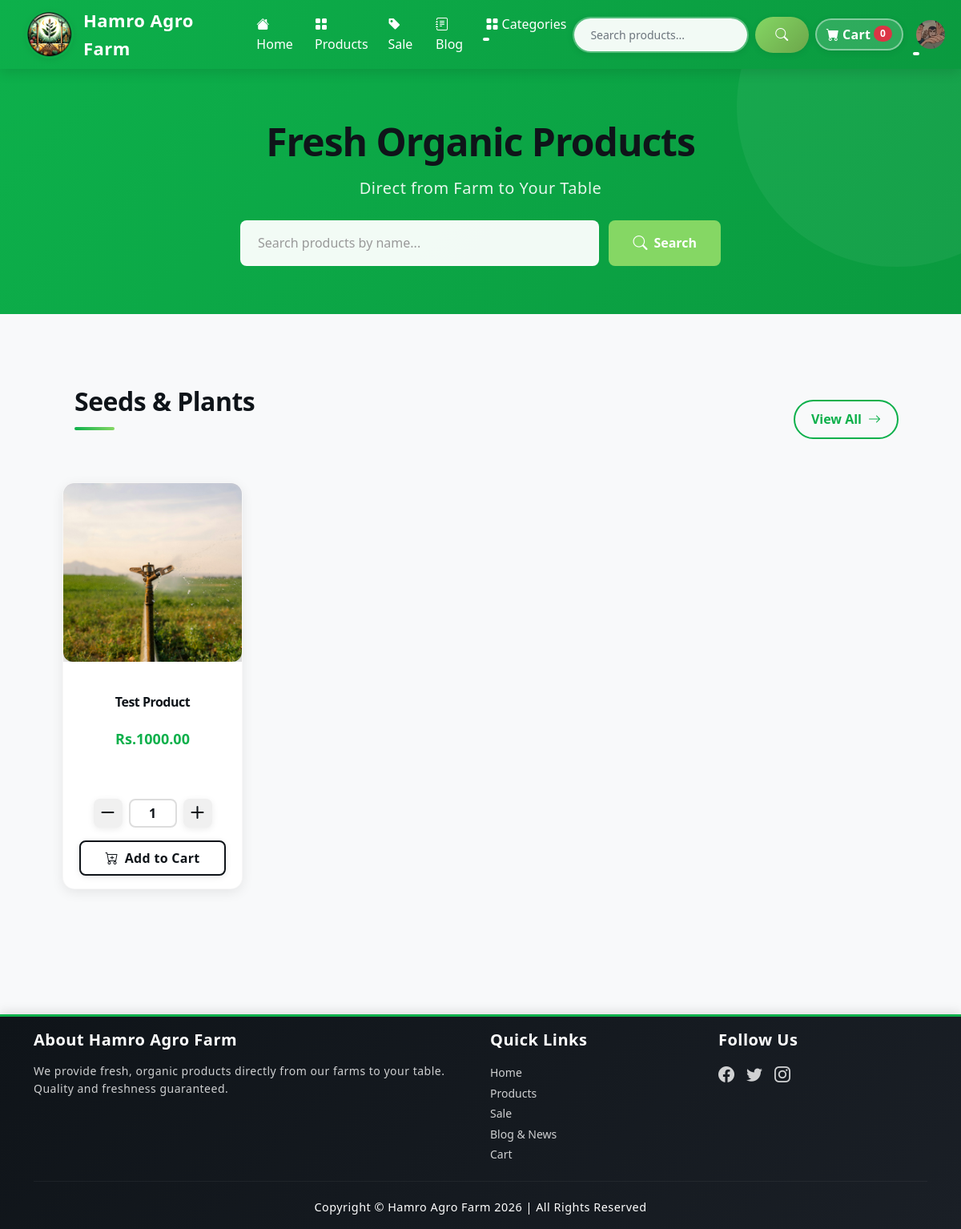
The page /products/ (signed in) on the database its author committed.
### user/models.py (models this page shows, shortened)
class Profile(models.Model):
    user=models.OneToOneField(User,on_delete=models.CASCADE)
    phone= models.CharField(max_length=15,blank=True)
    address= models.CharField(max_length=200, blank=True)
    profile_picture = models.ImageField(upload_to='profile_pictures/', blank=True, null=True)
    date_modified= models.DateTimeField(User,auto_now=True)
    old_cart= models.CharField(max_length=200,null=True, blank=True)

### product/models.py (models this page shows, shortened)
class Category(models.Model):
    name= models.CharField(max_length=50,unique=True)
    class Meta:
        verbose_name_plural = 'Categories'

class Product(models.Model):
    name= models.CharField(max_length=100,unique=True)
    price= models.DecimalField(default=0, decimal_places=2, max_digits=10)
    category= models.ForeignKey(Category,on_delete=models.CASCADE, default=1)
    description= models.CharField(max_length=250, default="", blank=True, null=True)
    image= models.ImageField(upload_to='product/')
    is_sale= models.BooleanField(default=False)
    sale_price= models.DecimalField(default=0, decimal_places=2, max_digits=10)
    out_of_stock= models.BooleanField(default=False)
    on_stock = models.PositiveIntegerField(default=0, help_text='Available quantity in stock')

### product/views.py (the view)
# urls.py: path("products/",views.product_catalog,name="product_catalog"),
def product_catalog(request):
    categories = (
        Category.objects
        .filter(product__isnull=False)
        .distinct()
        .order_by('name')
    )
    paginator = Paginator(categories, 3)
    page_number = request.GET.get('page')
    page_obj = paginator.get_page(page_number)
    catwise = {}
    for category in page_obj:
        products = (
            Product.objects
            .filter(category=category)
            .order_by('out_of_stock')[:4]  # limit to 4 products
        )
        catwise[category] = products
    context = {
        'catwise': catwise,
        'page_obj': page_obj,
    }
    return render(request, 'product.html', context)

### blog/context_processors.py (called while the page is built)
def blog_context(request):
    return {
        'blog_categories': Category.objects.all(),
        'featured_blog_posts': BlogPost.objects.filter(
            status='published',
            featured=True
        ).order_by('-published_at')[:3],
    }

### cart/cart.py (called while the page is built)
    def __len__(self):
        return sum(self.cart.values())  # Sum up all quantities

### cart/context_processor.py (called while the page is built)
def cart(request):
    return {'cart': Cart(request)}   #Return the default data from our cart

### product/context_processor.py (called while the page is built)
def categories_processor(request):
    categories = Category.objects.all().order_by('name')
    return {'categories': categories}

### product/templates/product.html (shortened to what this page needs)
{% extends 'base.html' %}
{% load static %}
{% block content %}
<section class="hero-section">
  <div class="hero-content">
    <h1 class="hero-title">Fresh Organic Products</h1>
    <p class="hero-subtitle">Direct from Farm to Your Table</p>
    <form class="hero-search-form mt-4" method="GET" action="{% url 'search' %}">
      <div class="hero-search-container">
        <input
          type="text"
          class="hero-search-input"
          placeholder="Search products by name..."
          name="query"
          required
        >
        <button type="submit" class="hero-search-btn">
          <i class="bi bi-search"></i>
          <span>Search</span>
        </button>
      </div>
    </form>
  </div>
</section>
<section class="py-5">
  <div class="container px-4 px-lg-5">
    {% for category, products in catwise.items %}
      {% if products %}
        <div class="category-section">
          <div class="category-header">
            <div class="category-title-container">
              <h2>{{ category.name }}</h2>
            </div>
            <a href="{% url 'category' category.name %}" class="view-all-btn">
              View All <i class="bi bi-arrow-right ms-2"></i>
            </a>
          </div>
          <div class="row gx-4 gx-lg-5 row-cols-1 row-cols-md-3 row-cols-xl-4">
            {% for product in products %}
              <div class="col mb-5">
                <div class="product-card">
                  <div class="product-image-wrapper">
                    <div class="image-container">
                      <a href="{% url 'product' product.id %}">
                        <img class="product-image" src="{{ product.image.url }}" alt="{{ product.name }}">
                      </a>
                    </div>
                  </div>
                  <div class="card-body p-4">
                    <div class="text-center">
                      <a href="{% url 'product' product.id %}" class="product-link">
                        <h5 class="product-name fw-bolder">{{ product.name }}</h5>
                      </a>
                      {% if not product.out_of_stock %}
                        {% if product.is_sale %}
                          <div class="product-price">
                            <span class="original-price"><strike>Rs.{{ product.price }}</strike></span>
                            <span class="sale-price">Rs.{{ product.sale_price }}</span>
                          </div>
                        {% else %}
                          <div class="product-price">
                            <span class="current-price">Rs.{{ product.price }}</span>
                          </div>
                        {% endif %}
                      {% endif %}
                    </div>
                  </div>
                  <div class="card-footer p-4 pt-0 border-top-0 bg-transparent">
                    <div class="text-center">
                      {% if not product.out_of_stock %}
                        <div class="quantity-control mb-3">
                          <button type="button" class="btn-qty decrement-btn" id="decrement{{ product.id }}" aria-label="Decrease quantity">
                            <i class="bi bi-dash-lg"></i>
                          </button>
                          <input type="text" class="qty-input text-center" id="qty{{ product.id }}" value="1" readonly>
                          <button type="button" class="btn-qty increment-btn" id="increment{{ product.id }}" aria-label="Increase quantity">
                            <i class="bi bi-plus-lg"></i>
                          </button>
                        </div>
                        <button type="button" data-index="{{ product.id }}" class="btn btn-outline-dark add-to-cart w-100">
                          <i class="bi bi-cart-plus me-2"></i>Add to Cart
                        </button>
                      {% else %}
                        <button type="button" class="btn btn-outline-dark w-100" disabled>
                          <i class="bi bi-exclamation-circle me-2"></i>Out of Stock
                        </button>
                      {% endif %}
                    </div>
                  </div>
                </div>
              </div>
            {% endfor %}
          </div>
        </div>
      {% endif %}
    {% endfor %}
  </div>
</section>
{% endblock %}

### templates/navbar.html (shortened to what this page needs)
{% load static %}
<nav class="navbar sticky-top navbar-expand-lg bg-custom">
  <div class="container-fluid">
    <a class="navbar-logo" href="{% url 'home' %}">
      <img src="{% static 'assets/logo.png' %}" alt="Logo">
      <span>Hamro Agro Farm</span>
    </a>
    <div class="collapse navbar-collapse" id="navbarSupportedContent">
      <ul class="navbar-nav me-auto mb-2 mb-lg-0 ms-lg-4">
        <li class="nav-item">
          <a class="nav-link" id="home" href="{% url 'home' %}">
            <i class="bi bi-house-fill me-1"></i>Home
          </a>
        </li>
        <li class="nav-item">
          <a class="nav-link" id="products" href="{% url 'product_catalog' %}">
            <i class="bi bi-grid-fill me-1"></i>Products
          </a>
        </li>
        <li class="nav-item">
          <a class="nav-link" id="sale" href="{% url 'sale' %}">
            <i class="bi bi-tag-fill me-1"></i>Sale
          </a>
        </li>
        <li class="nav-item">
          <a class="nav-link" id="blog" href="{% url 'blog:blog_list' %}">
            <i class="bi bi-journal-text me-1"></i>Blog
          </a>
        </li>
        <li class="nav-item dropdown">
          <a
            class="nav-link dropdown-toggle"
            id="navbarDropdown"
            href="#"
            role="button"
            data-bs-toggle="dropdown"
            aria-expanded="false"
          >
            <i class="bi bi-grid-fill me-1"></i>Categories
          </a>
        </li>
      </ul>
      <form class="d-flex" method="GET" action="{% url 'search' %}">
        <input
          class="form-control me-2"
          type="search"
          placeholder="Search products..."
          aria-label="Search"
          name="query"
        />
        <button class="btn bg-search me-2" type="submit">
          <i class="bi bi-search"></i>
        </button>
      </form>
      <a href="{% url 'cart_summary' %}" id="cart" class="btn d-flex align-items-center me-2 cart-btn">
        <i class="bi-cart-fill me-1"></i>
        <span class="d-none d-lg-inline">Cart</span>
        <span class="badge bg-danger text-white ms-1 rounded-pill" id="cart_quantity">{{ cart|length }}</span>
      </a>
      <ul class="navbar-nav ms-auto mb-2 mb-lg-0">
        {% if user.is_authenticated %}
        <li class="nav-item dropdown">
          <a
            class="nav-link dropdown-toggle"
            id="userDropdown"
            href="#"
            role="button"
            data-bs-toggle="dropdown"
            aria-expanded="false"
          >
            {% if user.profile.profile_picture %}
              <img src="{{ user.profile.profile_picture.url }}" alt="avatar" class="nav-avatar" style="width:36px;height:36px;object-fit:cover;border-radius:50%;"/>
            {% else %}
              <i class="fa-solid fa-user fa-lg"></i>
            {% endif %}
          </a>
        </li>
        {% endif %}
      </ul>
    </div>
  </div>
</nav>

### templates/base.html (style rules this page uses)
html, body { height: 100%; }
body { display: flex; flex-direction: column; background-color: #f8f9fa; }
button, a, input[type="submit"], input[type="button"] { transition: all 0.3s cubic-bezier(0.4, 0, 0.2, 1); }
a { color: #0db04b; text-decoration: none; }

### product/templates/product.html (style rules this page uses)
.hero-section { background: linear-gradient(135deg, #0db04b 0%, #0a9a3f 100%); color: white; padding: 60px 20px; text-align: center; margin-bottom: 40px; position: relative; overflow: hidden; }
.hero-section::before { content: ''; position: absolute; top: -50%; right: -10%; width: 400px; height: 400px; background: rgba(255, 255, 255, 0.05); border-radius: 50%; }
.hero-content { position: relative; z-index: 1; }
.hero-title { font-size: 48px; font-weight: 800; margin-bottom: 10px; letter-spacing: -1px; }
.hero-subtitle { font-size: 20px; font-weight: 300; opacity: 0.9; letter-spacing: 0.5px; }
.hero-search-form { margin-top: 30px; max-width: 600px; margin-left: auto; margin-right: auto; }
.hero-search-container { display: flex; gap: 12px; flex-wrap: wrap; justify-content: center; }
.hero-search-input { flex: 1; min-width: 220px; padding: 14px 20px; border: 2px solid rgba(255, 255, 255, 0.3); border-radius: 8px; font-size: 16px; background-color: rgba(255, 255, 255, 0.95); color: #0f1419; transition: all 0.3s ease; }
.hero-search-input::placeholder { color: #999; }
.hero-search-btn { padding: 14px 30px; background-color: #85d764; border: none; border-radius: 8px; color: white; font-weight: 600; font-size: 16px; cursor: pointer; transition: all 0.3s ease; display: flex; align-items: center; gap: 8px; white-space: nowrap; }
.hero-search-btn i { font-size: 18px; }
.hero-search-btn span { display: inline-block; }
.category-section { margin-bottom: 60px; }
.category-header { display: flex; justify-content: space-between; align-items: center; margin-bottom: 35px; gap: 20px; flex-wrap: wrap; }
.category-title-container { display: flex; align-items: center; gap: 15px; }
.view-all-btn { color: #0db04b; text-decoration: none; font-weight: 600; font-size: 16px; padding: 10px 20px; border: 2px solid #0db04b; border-radius: 25px; transition: all 0.3s ease; display: inline-flex; align-items: center; }
.product-card { background: white; border-radius: 15px; overflow: hidden; box-shadow: 0 4px 15px rgba(0, 0, 0, 0.08); transition: all 0.3s cubic-bezier(0.4, 0, 0.2, 1); height: 100%; display: flex; flex-direction: column; }
.product-image-wrapper { position: relative; overflow: hidden; }
.product-image { transition: transform 0.4s cubic-bezier(0.4, 0, 0.2, 1); }
.product-link { text-decoration: none; color: inherit; }
.product-name { color: #0f1419; margin: 10px 0; font-size: 16px; line-height: 1.4; min-height: 40px; display: flex; align-items: center; justify-content: center; }
.product-price { margin: 12px 0; display: flex; justify-content: center; gap: 10px; align-items: baseline; flex-wrap: wrap; }
.current-price { color: #0db04b; font-size: 18px; font-weight: 700; }
.quantity-control { display: flex; justify-content: center; align-items: center; gap: 8px; }
.btn-qty { background-color: #f0f0f0; border: none; border-radius: 8px; width: 36px; height: 36px; padding: 0; display: flex; align-items: center; justify-content: center; color: #0f1419; cursor: pointer; transition: all 0.2s ease; font-size: 16px; }
.qty-input { width: 60px; border: 2px solid #ddd; border-radius: 8px; padding: 6px 12px; text-align: center; font-weight: 600; background-color: #fff; color: #0f1419; }

### rows shown on the page
Category: name "Seeds & Plants"
Product: image (picture), name "Test Product", price "1000.00", id "1"

### other values the page prints
{{ cart|length }} "0"
